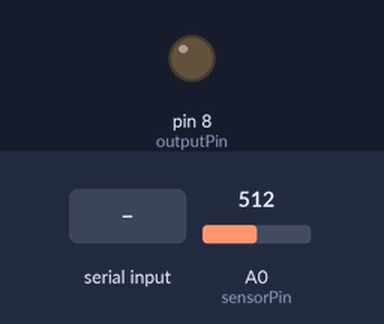
Bench run of a sketch on a simulated Arduino Uno, built with avr-gcc and run on an emulated ATmega328P. Shown: output pins drawn as LEDs (lit = HIGH). The test bench sets the inputs (shaded band); at power-on: A0 (sensorPin) = 512. What the sketch prints to the serial monitor is not drawn.

Above: at 1.2 s.
1.3 s: byte 1 (1) received over Serial
At 1.8 s:
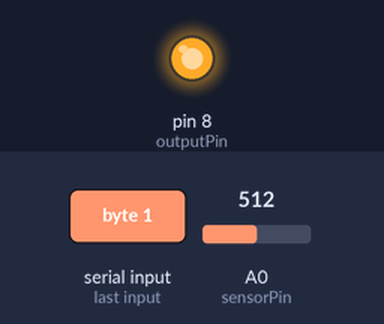
Timing chart, 0 to 4.3 s (numbered marks = the images above; inputs shaded):
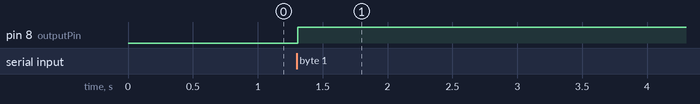

Measured:
- after the input at 1.3 s, pin 8 (outputPin): LOW → HIGH at once

The sketch:

Web-size.ino
```cpp
/*
  Web

  with help from servo-with-gui by Blair Subbaraman

  2025 November 18
  Heidi Wang
*/

int sensorPin = A0;
int outputPin = 8;

void setup() {
  Serial.begin(9600);
  pinMode(outputPin, OUTPUT);
}

void loop() {
  // write the sensor data
  Serial.println(analogRead(sensorPin));

  // if there's serial data
  if (Serial.available() > 0) {
    // read it
 	  int val = Serial.read();

    // use it to update the output pin
 	  if (val==1) {
      digitalWrite(outputPin, HIGH);
    }
    if (val==0) {
      digitalWrite(outputPin, LOW);
    }
  }

  // delay between actions
  delay(50);
}
```
